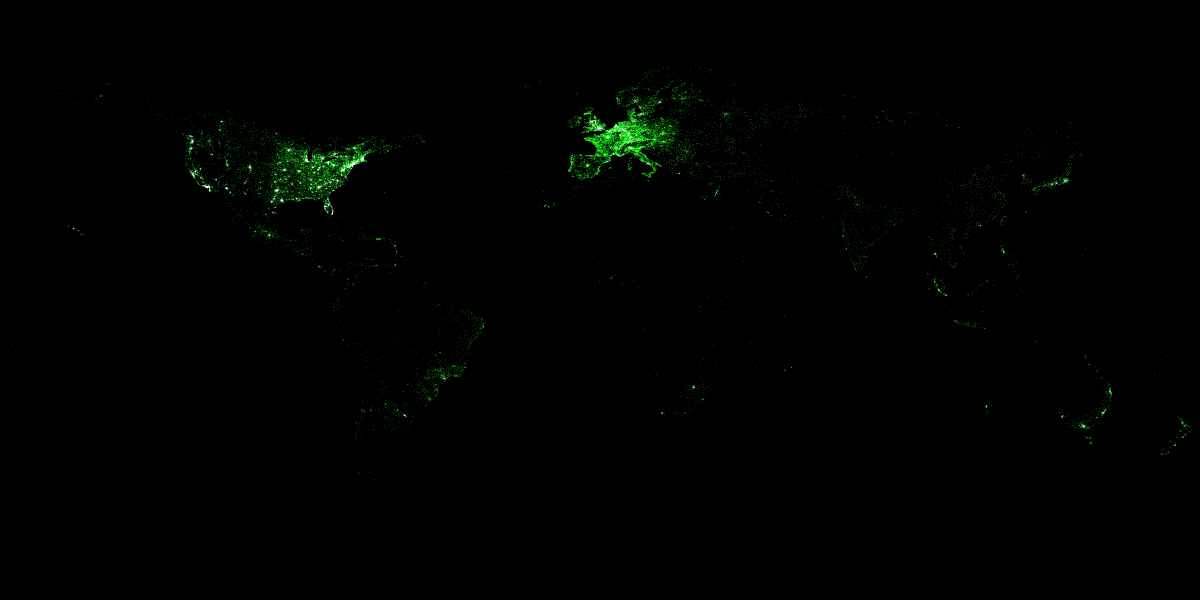
#> input picture world.png, 3600 x 1800 px (shown at 1/3 size)
$ python resizeWorld.py
#> lines starting #> are read from the running program, lines starting #| are printed output that depends on the picture
from PIL import Image
world = Image.open('world.png')
#> world is the input picture: PIL image 3600x1800 RGBA; mean R, G, B, A 0.4, 1.6, 0.4, 255
world = world.resize((720, 360), Image.BICUBIC)
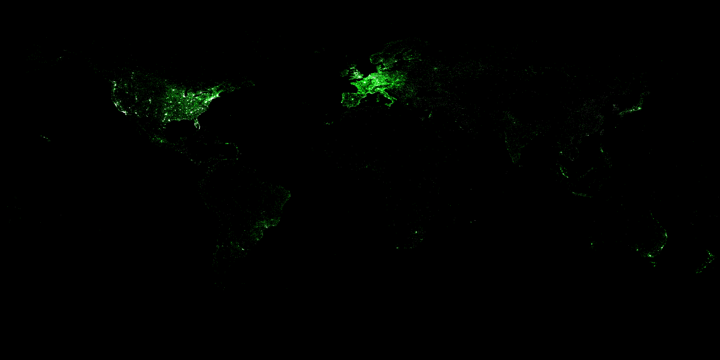
#> world: PIL image 720x360 RGBA; mean R, G, B, A 0.4, 1.7, 0.4, 255
world.save('worldResized.png')

$ run again, with face.png copied over world.png
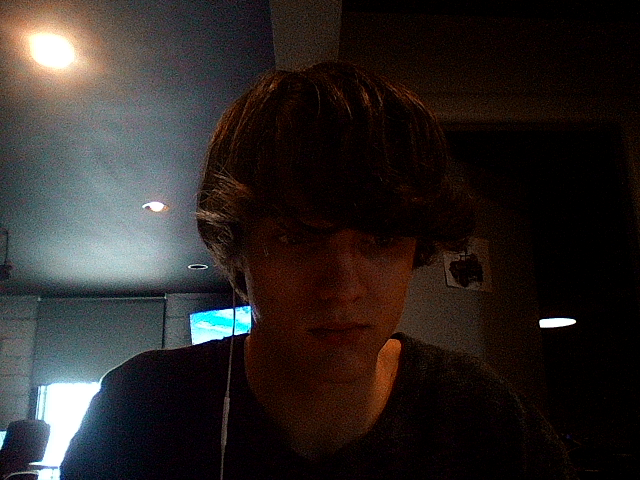
#> input picture face.png, 640 x 480 px
#> world is the input picture: PIL image 640x480 RGB; mean R, G, B 44.3, 38.6, 37.2
#> `world = world.resize((720, 360), Image.BICUBIC)`:
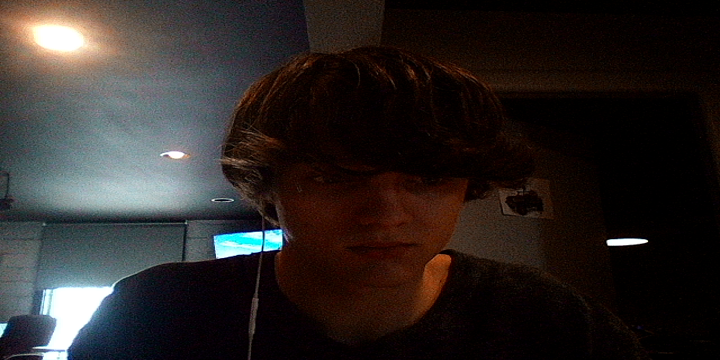
#> world: PIL image 720x360 RGB; mean R, G, B 44.3, 38.6, 37.2

$ run again, with julia.png copied over world.png
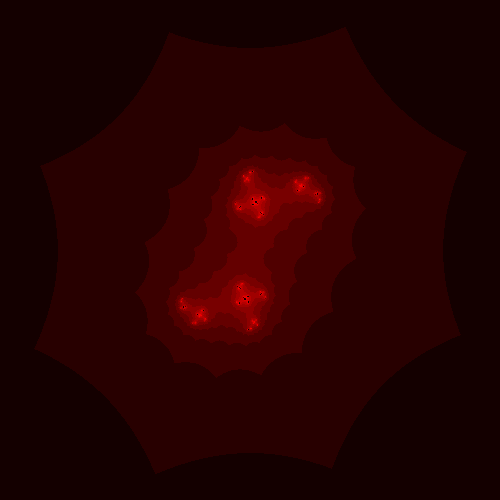
#> input picture julia.png, 500 x 500 px
#> world is the input picture: PIL image 500x500 RGBA; mean R, G, B, A 37.5, 0, 0, 255
#> `world = world.resize((720, 360), Image.BICUBIC)`:
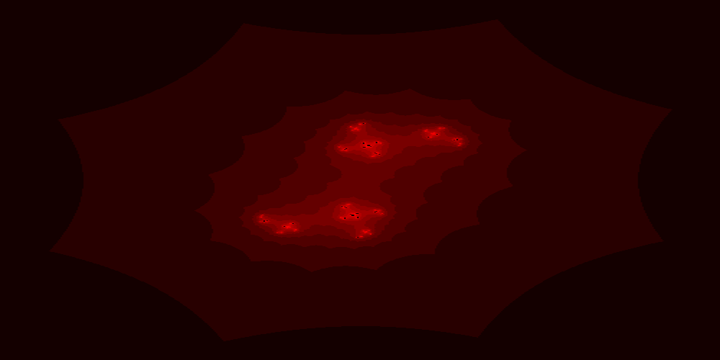
#> world: PIL image 720x360 RGBA; mean R, G, B, A 37.5, 0, 0, 255
